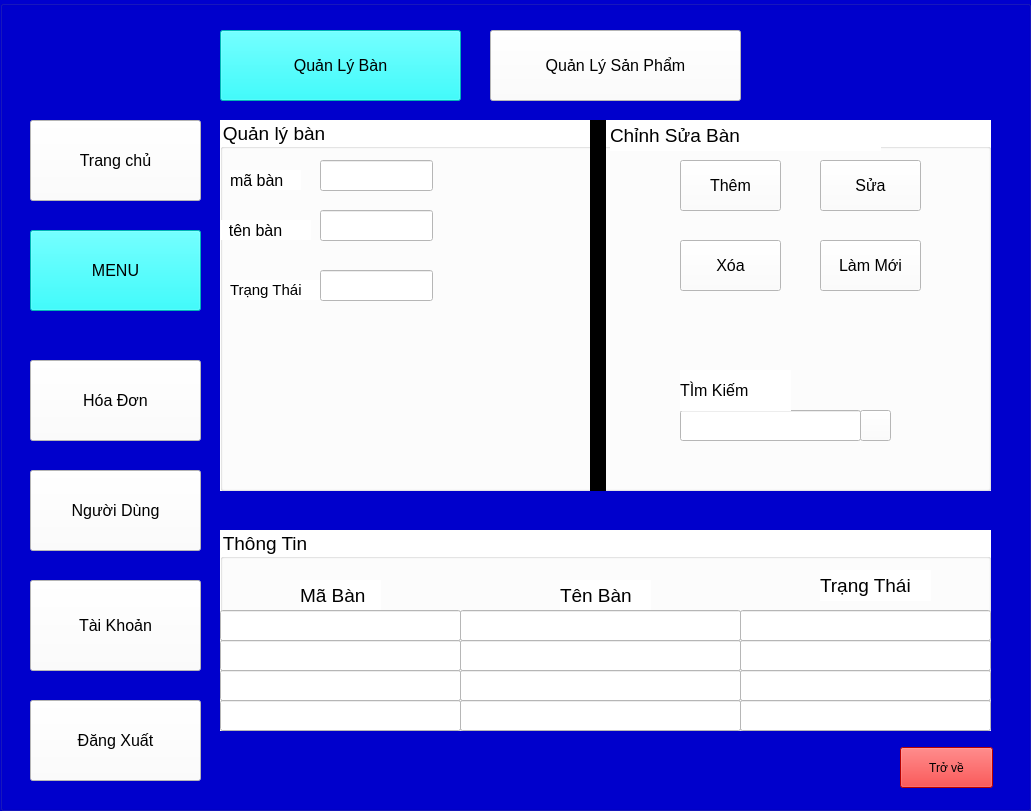
<?xml version="1.0" encoding="UTF-8"?>
<ui version="4.0">
 <class>quan_ly_ban_khach</class>
 <widget class="QMainWindow" name="quan_ly_ban_khach">
  <property name="geometry">
   <rect>
    <x>0</x>
    <y>0</y>
    <width>1031</width>
    <height>811</height>
   </rect>
  </property>
  <property name="windowTitle">
   <string>MainWindow</string>
  </property>
  <widget class="QWidget" name="centralwidget">
   <widget class="QGroupBox" name="thong_ke_gr">
    <property name="geometry">
     <rect>
      <x>0</x>
      <y>0</y>
      <width>1031</width>
      <height>811</height>
     </rect>
    </property>
    <property name="styleSheet">
     <string notr="true">background-color: rgb(0, 0, 206);</string>
    </property>
    <property name="title">
     <string/>
    </property>
    <widget class="QPushButton" name="check">
     <property name="geometry">
      <rect>
       <x>30</x>
       <y>360</y>
       <width>171</width>
       <height>81</height>
      </rect>
     </property>
     <property name="font">
      <font>
       <pointsize>12</pointsize>
      </font>
     </property>
     <property name="styleSheet">
      <string notr="true">background-color: rgb(255, 255, 255);</string>
     </property>
     <property name="text">
      <string>Hóa Đơn</string>
     </property>
    </widget>
    <widget class="QPushButton" name="exit">
     <property name="geometry">
      <rect>
       <x>30</x>
       <y>700</y>
       <width>171</width>
       <height>81</height>
      </rect>
     </property>
     <property name="font">
      <font>
       <pointsize>12</pointsize>
      </font>
     </property>
     <property name="styleSheet">
      <string notr="true">background-color: rgb(255, 255, 255);</string>
     </property>
     <property name="text">
      <string>Đăng Xuất</string>
     </property>
    </widget>
    <widget class="QPushButton" name="main">
     <property name="geometry">
      <rect>
       <x>30</x>
       <y>120</y>
       <width>171</width>
       <height>81</height>
      </rect>
     </property>
     <property name="font">
      <font>
       <pointsize>12</pointsize>
      </font>
     </property>
     <property name="styleSheet">
      <string notr="true">background-color: rgb(255, 255, 255);</string>
     </property>
     <property name="text">
      <string>Trang chủ</string>
     </property>
    </widget>
    <widget class="QPushButton" name="account">
     <property name="geometry">
      <rect>
       <x>30</x>
       <y>580</y>
       <width>171</width>
       <height>91</height>
      </rect>
     </property>
     <property name="font">
      <font>
       <pointsize>12</pointsize>
      </font>
     </property>
     <property name="styleSheet">
      <string notr="true">background-color: rgb(255, 255, 255);</string>
     </property>
     <property name="text">
      <string>Tài Khoản</string>
     </property>
    </widget>
    <widget class="QPushButton" name="back">
     <property name="geometry">
      <rect>
       <x>900</x>
       <y>747</y>
       <width>93</width>
       <height>41</height>
      </rect>
     </property>
     <property name="styleSheet">
      <string notr="true">background-color: rgb(255, 0, 0);</string>
     </property>
     <property name="text">
      <string>Trở về</string>
     </property>
    </widget>
    <widget class="QPushButton" name="quan_ly_san_pham">
     <property name="geometry">
      <rect>
       <x>490</x>
       <y>30</y>
       <width>251</width>
       <height>71</height>
      </rect>
     </property>
     <property name="font">
      <font>
       <pointsize>12</pointsize>
      </font>
     </property>
     <property name="styleSheet">
      <string notr="true">
background-color: rgb(255, 255, 255);</string>
     </property>
     <property name="text">
      <string>Quản Lý Sản Phẩm</string>
     </property>
    </widget>
    <widget class="QPushButton" name="user">
     <property name="geometry">
      <rect>
       <x>30</x>
       <y>470</y>
       <width>171</width>
       <height>81</height>
      </rect>
     </property>
     <property name="font">
      <font>
       <pointsize>12</pointsize>
      </font>
     </property>
     <property name="styleSheet">
      <string notr="true">
background-color: rgb(255, 255, 255);</string>
     </property>
     <property name="text">
      <string>Người Dùng</string>
     </property>
    </widget>
    <widget class="QPushButton" name="quan_ly_ban">
     <property name="geometry">
      <rect>
       <x>220</x>
       <y>30</y>
       <width>241</width>
       <height>71</height>
      </rect>
     </property>
     <property name="font">
      <font>
       <pointsize>12</pointsize>
      </font>
     </property>
     <property name="styleSheet">
      <string notr="true">background-color: rgb(0, 255, 255);</string>
     </property>
     <property name="text">
      <string>Quản Lý Bàn</string>
     </property>
    </widget>
    <widget class="QPushButton" name="menu">
     <property name="geometry">
      <rect>
       <x>30</x>
       <y>230</y>
       <width>171</width>
       <height>81</height>
      </rect>
     </property>
     <property name="font">
      <font>
       <pointsize>12</pointsize>
      </font>
     </property>
     <property name="styleSheet">
      <string notr="true">background-color: rgb(0, 255, 255);</string>
     </property>
     <property name="text">
      <string>MENU</string>
     </property>
    </widget>
    <widget class="QGroupBox" name="groupBox">
     <property name="geometry">
      <rect>
       <x>220</x>
       <y>120</y>
       <width>771</width>
       <height>371</height>
      </rect>
     </property>
     <property name="font">
      <font>
       <pointsize>14</pointsize>
      </font>
     </property>
     <property name="styleSheet">
      <string notr="true">background-color: rgb(255, 255, 255);</string>
     </property>
     <property name="title">
      <string>Quản lý bàn</string>
     </property>
     <widget class="QLabel" name="label">
      <property name="geometry">
       <rect>
        <x>10</x>
        <y>50</y>
        <width>71</width>
        <height>20</height>
       </rect>
      </property>
      <property name="font">
       <font>
        <pointsize>12</pointsize>
       </font>
      </property>
      <property name="text">
       <string>mã bàn</string>
      </property>
     </widget>
     <widget class="QLineEdit" name="ma_sp">
      <property name="geometry">
       <rect>
        <x>100</x>
        <y>40</y>
        <width>113</width>
        <height>31</height>
       </rect>
      </property>
     </widget>
     <widget class="QLabel" name="label_2">
      <property name="geometry">
       <rect>
        <x>0</x>
        <y>100</y>
        <width>91</width>
        <height>20</height>
       </rect>
      </property>
      <property name="font">
       <font>
        <pointsize>12</pointsize>
       </font>
      </property>
      <property name="text">
       <string>  tên bàn</string>
      </property>
     </widget>
     <widget class="QLineEdit" name="ten_sp">
      <property name="geometry">
       <rect>
        <x>100</x>
        <y>90</y>
        <width>113</width>
        <height>31</height>
       </rect>
      </property>
     </widget>
     <widget class="QLabel" name="label_3">
      <property name="geometry">
       <rect>
        <x>10</x>
        <y>160</y>
        <width>91</width>
        <height>20</height>
       </rect>
      </property>
      <property name="font">
       <font>
        <pointsize>11</pointsize>
       </font>
      </property>
      <property name="text">
       <string>Trạng Thái</string>
      </property>
     </widget>
     <widget class="QLineEdit" name="don_gia">
      <property name="geometry">
       <rect>
        <x>100</x>
        <y>150</y>
        <width>113</width>
        <height>31</height>
       </rect>
      </property>
     </widget>
     <widget class="QPushButton" name="add_ban">
      <property name="geometry">
       <rect>
        <x>460</x>
        <y>40</y>
        <width>101</width>
        <height>51</height>
       </rect>
      </property>
      <property name="font">
       <font>
        <pointsize>12</pointsize>
       </font>
      </property>
      <property name="text">
       <string>Thêm</string>
      </property>
     </widget>
     <widget class="QPushButton" name="fix_ban">
      <property name="geometry">
       <rect>
        <x>600</x>
        <y>40</y>
        <width>101</width>
        <height>51</height>
       </rect>
      </property>
      <property name="font">
       <font>
        <pointsize>12</pointsize>
       </font>
      </property>
      <property name="text">
       <string>Sửa</string>
      </property>
     </widget>
     <widget class="QPushButton" name="xoa_ban">
      <property name="geometry">
       <rect>
        <x>460</x>
        <y>120</y>
        <width>101</width>
        <height>51</height>
       </rect>
      </property>
      <property name="font">
       <font>
        <pointsize>12</pointsize>
       </font>
      </property>
      <property name="text">
       <string>Xóa</string>
      </property>
     </widget>
     <widget class="QPushButton" name="lam_moi_ban">
      <property name="geometry">
       <rect>
        <x>600</x>
        <y>120</y>
        <width>101</width>
        <height>51</height>
       </rect>
      </property>
      <property name="font">
       <font>
        <pointsize>12</pointsize>
       </font>
      </property>
      <property name="text">
       <string>Làm Mới</string>
      </property>
     </widget>
     <widget class="QLineEdit" name="tim_kiem_ban">
      <property name="geometry">
       <rect>
        <x>460</x>
        <y>290</y>
        <width>181</width>
        <height>31</height>
       </rect>
      </property>
     </widget>
     <widget class="QPushButton" name="searching_ban">
      <property name="geometry">
       <rect>
        <x>640</x>
        <y>290</y>
        <width>31</width>
        <height>31</height>
       </rect>
      </property>
      <property name="styleSheet">
       <string notr="true">border-image: url(:/picture/398288296_664763935842542_91204699368765392_n.png);</string>
      </property>
      <property name="text">
       <string/>
      </property>
     </widget>
     <widget class="QLabel" name="label_5">
      <property name="geometry">
       <rect>
        <x>460</x>
        <y>250</y>
        <width>111</width>
        <height>41</height>
       </rect>
      </property>
      <property name="font">
       <font>
        <pointsize>12</pointsize>
       </font>
      </property>
      <property name="text">
       <string>TÌm Kiếm</string>
      </property>
     </widget>
     <widget class="QLabel" name="label_9">
      <property name="geometry">
       <rect>
        <x>370</x>
        <y>0</y>
        <width>16</width>
        <height>371</height>
       </rect>
      </property>
      <property name="styleSheet">
       <string notr="true">background-color: rgb(0, 0, 0);</string>
      </property>
      <property name="text">
       <string/>
      </property>
     </widget>
     <widget class="QLabel" name="label_10">
      <property name="geometry">
       <rect>
        <x>390</x>
        <y>0</y>
        <width>271</width>
        <height>31</height>
       </rect>
      </property>
      <property name="font">
       <font>
        <pointsize>14</pointsize>
       </font>
      </property>
      <property name="text">
       <string>Chỉnh Sửa Bàn</string>
      </property>
     </widget>
    </widget>
    <widget class="QGroupBox" name="groupBox_2">
     <property name="geometry">
      <rect>
       <x>220</x>
       <y>530</y>
       <width>771</width>
       <height>201</height>
      </rect>
     </property>
     <property name="font">
      <font>
       <pointsize>14</pointsize>
      </font>
     </property>
     <property name="styleSheet">
      <string notr="true">background-color: rgb(255, 255, 255);</string>
     </property>
     <property name="title">
      <string>Thông Tin</string>
     </property>
     <widget class="QLabel" name="label_6">
      <property name="geometry">
       <rect>
        <x>80</x>
        <y>50</y>
        <width>81</width>
        <height>31</height>
       </rect>
      </property>
      <property name="font">
       <font>
        <pointsize>14</pointsize>
       </font>
      </property>
      <property name="text">
       <string>Mã Bàn</string>
      </property>
     </widget>
     <widget class="QLabel" name="label_7">
      <property name="geometry">
       <rect>
        <x>340</x>
        <y>50</y>
        <width>91</width>
        <height>31</height>
       </rect>
      </property>
      <property name="font">
       <font>
        <pointsize>14</pointsize>
       </font>
      </property>
      <property name="text">
       <string>Tên Bàn</string>
      </property>
     </widget>
     <widget class="QLabel" name="label_8">
      <property name="geometry">
       <rect>
        <x>600</x>
        <y>40</y>
        <width>111</width>
        <height>31</height>
       </rect>
      </property>
      <property name="font">
       <font>
        <pointsize>14</pointsize>
       </font>
      </property>
      <property name="text">
       <string>Trạng Thái</string>
      </property>
     </widget>
     <widget class="QLineEdit" name="ma_ban1">
      <property name="geometry">
       <rect>
        <x>0</x>
        <y>80</y>
        <width>241</width>
        <height>31</height>
       </rect>
      </property>
     </widget>
     <widget class="QLineEdit" name="ten_ban1">
      <property name="geometry">
       <rect>
        <x>240</x>
        <y>80</y>
        <width>281</width>
        <height>31</height>
       </rect>
      </property>
     </widget>
     <widget class="QLineEdit" name="trang_thai1">
      <property name="geometry">
       <rect>
        <x>520</x>
        <y>80</y>
        <width>251</width>
        <height>31</height>
       </rect>
      </property>
     </widget>
     <widget class="QLineEdit" name="ma_ban2">
      <property name="geometry">
       <rect>
        <x>0</x>
        <y>110</y>
        <width>241</width>
        <height>31</height>
       </rect>
      </property>
     </widget>
     <widget class="QLineEdit" name="ten_ban2">
      <property name="geometry">
       <rect>
        <x>240</x>
        <y>110</y>
        <width>281</width>
        <height>31</height>
       </rect>
      </property>
     </widget>
     <widget class="QLineEdit" name="trang_thai2">
      <property name="geometry">
       <rect>
        <x>520</x>
        <y>110</y>
        <width>251</width>
        <height>31</height>
       </rect>
      </property>
     </widget>
     <widget class="QLineEdit" name="trang_thai3">
      <property name="geometry">
       <rect>
        <x>520</x>
        <y>140</y>
        <width>251</width>
        <height>31</height>
       </rect>
      </property>
     </widget>
     <widget class="QLineEdit" name="ma_ban3">
      <property name="geometry">
       <rect>
        <x>0</x>
        <y>140</y>
        <width>241</width>
        <height>31</height>
       </rect>
      </property>
     </widget>
     <widget class="QLineEdit" name="ten_ban3">
      <property name="geometry">
       <rect>
        <x>240</x>
        <y>140</y>
        <width>281</width>
        <height>31</height>
       </rect>
      </property>
     </widget>
     <widget class="QLineEdit" name="trang_thai4">
      <property name="geometry">
       <rect>
        <x>520</x>
        <y>170</y>
        <width>251</width>
        <height>31</height>
       </rect>
      </property>
     </widget>
     <widget class="QLineEdit" name="ma_ban4">
      <property name="geometry">
       <rect>
        <x>0</x>
        <y>170</y>
        <width>241</width>
        <height>31</height>
       </rect>
      </property>
     </widget>
     <widget class="QLineEdit" name="ten_ban4">
      <property name="geometry">
       <rect>
        <x>240</x>
        <y>170</y>
        <width>281</width>
        <height>31</height>
       </rect>
      </property>
     </widget>
    </widget>
   </widget>
  </widget>
 </widget>
 <resources/>
 <connections/>
</ui>
